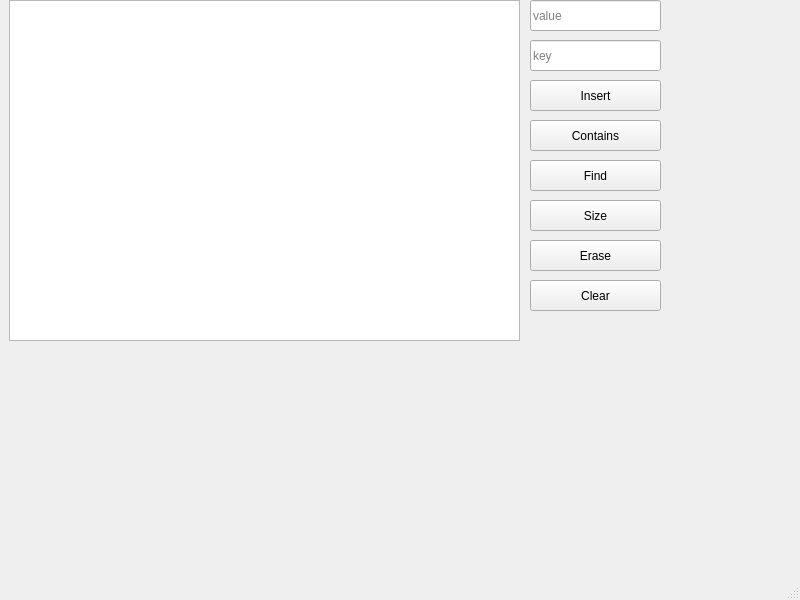
<?xml version="1.0" encoding="UTF-8"?>
<ui version="4.0">
 <class>MainWindow</class>
 <widget class="QMainWindow" name="MainWindow">
  <property name="geometry">
   <rect>
    <x>0</x>
    <y>0</y>
    <width>800</width>
    <height>600</height>
   </rect>
  </property>
  <property name="windowTitle">
   <string>MainWindow</string>
  </property>
  <widget class="QWidget" name="centralwidget">
   <widget class="QLineEdit" name="keyLineEdit">
    <property name="geometry">
     <rect>
      <x>530</x>
      <y>40</y>
      <width>131</width>
      <height>31</height>
     </rect>
    </property>
    <property name="placeholderText">
     <string>key</string>
    </property>
   </widget>
   <widget class="QLineEdit" name="valueLineEdit">
    <property name="geometry">
     <rect>
      <x>530</x>
      <y>0</y>
      <width>131</width>
      <height>31</height>
     </rect>
    </property>
    <property name="placeholderText">
     <string>value</string>
    </property>
   </widget>
   <widget class="QListWidget" name="listWidget">
    <property name="geometry">
     <rect>
      <x>9</x>
      <y>0</y>
      <width>511</width>
      <height>341</height>
     </rect>
    </property>
   </widget>
   <widget class="QPushButton" name="AddButton">
    <property name="geometry">
     <rect>
      <x>530</x>
      <y>80</y>
      <width>131</width>
      <height>31</height>
     </rect>
    </property>
    <property name="text">
     <string>Insert</string>
    </property>
   </widget>
   <widget class="QPushButton" name="conButton">
    <property name="geometry">
     <rect>
      <x>530</x>
      <y>120</y>
      <width>131</width>
      <height>31</height>
     </rect>
    </property>
    <property name="text">
     <string>Contains</string>
    </property>
   </widget>
   <widget class="QPushButton" name="findButton">
    <property name="geometry">
     <rect>
      <x>530</x>
      <y>160</y>
      <width>131</width>
      <height>31</height>
     </rect>
    </property>
    <property name="text">
     <string>Find</string>
    </property>
   </widget>
   <widget class="QPushButton" name="sizeButton">
    <property name="geometry">
     <rect>
      <x>530</x>
      <y>200</y>
      <width>131</width>
      <height>31</height>
     </rect>
    </property>
    <property name="text">
     <string>Size</string>
    </property>
   </widget>
   <widget class="QPushButton" name="eraseButton">
    <property name="geometry">
     <rect>
      <x>530</x>
      <y>240</y>
      <width>131</width>
      <height>31</height>
     </rect>
    </property>
    <property name="text">
     <string>Erase</string>
    </property>
   </widget>
   <widget class="QPushButton" name="clearButton">
    <property name="geometry">
     <rect>
      <x>530</x>
      <y>280</y>
      <width>131</width>
      <height>31</height>
     </rect>
    </property>
    <property name="text">
     <string>Clear</string>
    </property>
   </widget>
  </widget>
  <widget class="QMenuBar" name="menubar">
   <property name="geometry">
    <rect>
     <x>0</x>
     <y>0</y>
     <width>800</width>
     <height>17</height>
    </rect>
   </property>
  </widget>
  <widget class="QStatusBar" name="statusbar"/>
 </widget>
 <resources/>
 <connections/>
</ui>
